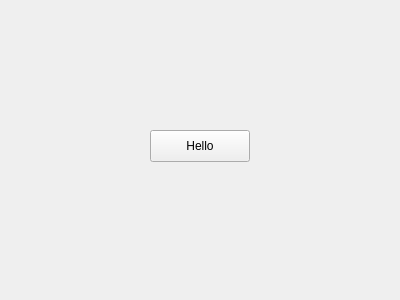
<?xml version="1.0" encoding="UTF-8"?>
<ui version="4.0">
 <class>MainWindow</class>
 <widget class="QMainWindow" name="MainWindow">
  <property name="geometry">
   <rect>
    <x>0</x>
    <y>0</y>
    <width>400</width>
    <height>300</height>
   </rect>
  </property>
  <property name="windowTitle">
   <string>Embedded UI</string>
  </property>
  <widget class="QWidget" name="centralwidget">
   <widget class="QPushButton" name="pushButton">
    <property name="geometry">
     <rect>
      <x>150</x>
      <y>130</y>
      <width>100</width>
      <height>32</height>
     </rect>
    </property>
    <property name="text">
     <string>Hello</string>
    </property>
   </widget>
  </widget>
 </widget>
 <resources/>
 <connections/>
</ui>
